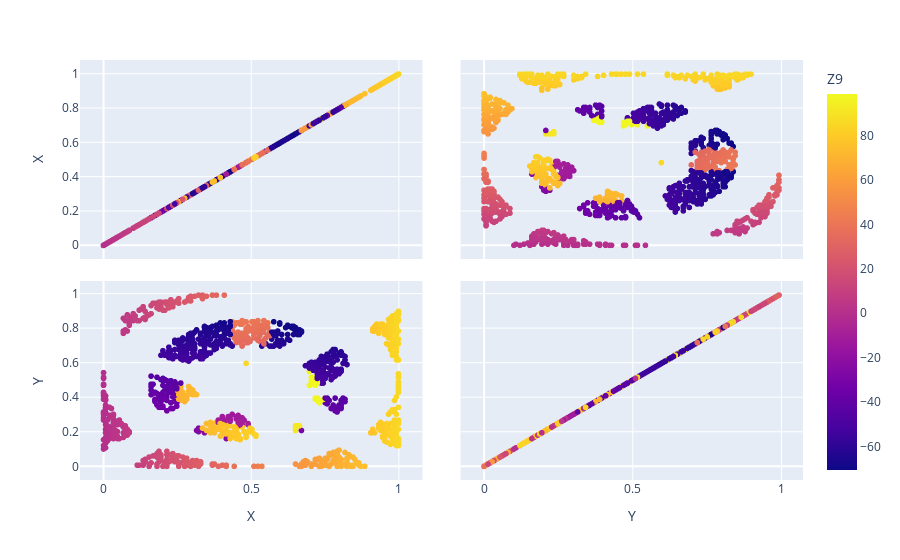

Notebook cell for this chart:
### Code cell
df_test=pd.DataFrame(pd.concat([pd.DataFrame(X_test,columns=['X','Y']),pd.DataFrame(Y_test_Z,columns=[select_name_Z])],axis=1))
print('Plot of target: ',select_name_Z,'\n')
fig = px.scatter_matrix(df_test,
dimensions=['X','Y'],
color=select_name_Z)
fig.show()

### Figure 1 — Plotly figure (JSON) as saved in the notebook; plotly's stock layout.template omitted (floating-point values rounded to 4 significant figures; data arrays with more than 128 entries replaced by an {"elided": "..."} marker saying what was removed)
{"data": [{"dimensions": [{"axis": {"matches": true}, "label": "X", "values": {"elided": "1071 float values"}}, {"axis": {"matches": true}, "label": "Y", "values": {"elided": "1071 float values"}}], "hovertemplate": "%{xaxis.title.text}=%{x}<br>%{yaxis.title.text}=%{y}<br>Z9=%{marker.color}<extra></extra>", "legendgroup": "", "marker": {"color": {"elided": "1071 float values"}, "coloraxis": "coloraxis", "symbol": "circle"}, "name": "", "showlegend": false, "type": "splom"}], "layout": {"coloraxis": {"colorbar": {"title": {"text": "Z9"}}, "colorscale": [[0, "#0d0887"], [0.1111, "#46039f"], [0.2222, "#7201a8"], [0.3333, "#9c179e"], [0.4444, "#bd3786"], [0.5556, "#d8576b"], [0.6667, "#ed7953"], [0.7778, "#fb9f3a"], [0.8889, "#fdca26"], [1, "#f0f921"]]}, "dragmode": "select", "legend": {"tracegroupgap": 0}, "margin": {"t": 60}}}
